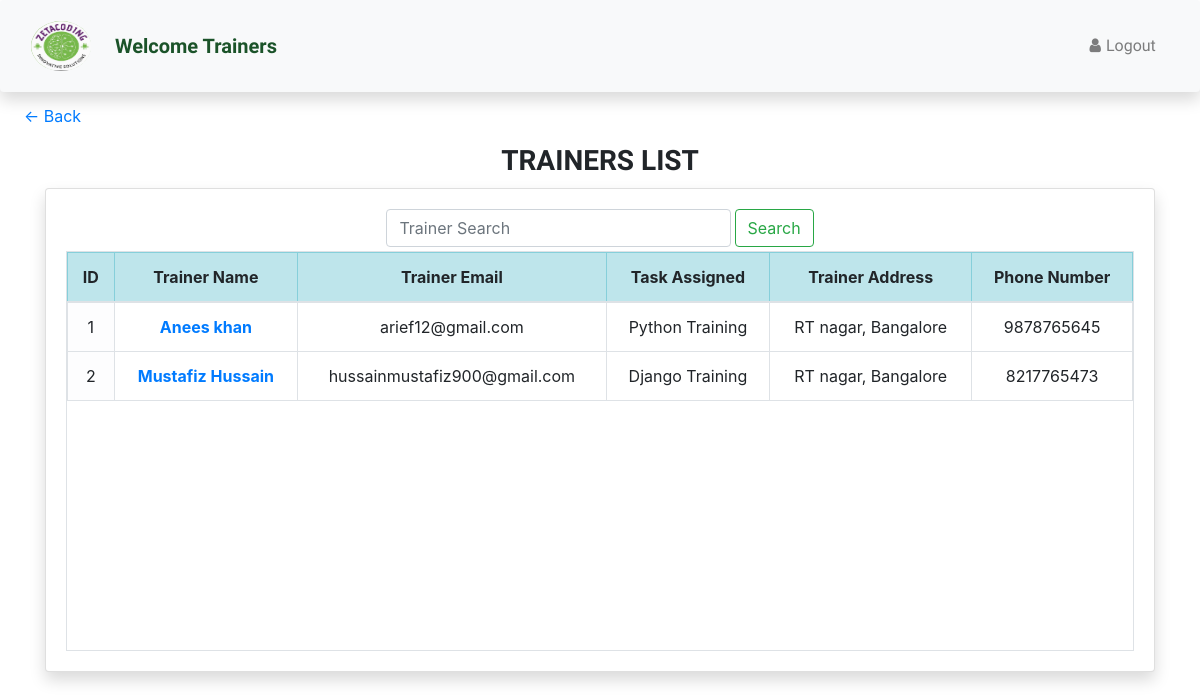
/Trainer/Trdetails, run on the app's committed database.
### Admin/models.py (models this page shows, shortened)
class Trainer_detail(models.Model):                      # For Trainer work details
    Tr_id = models.ForeignKey(Trainer_profile,on_delete=models.CASCADE,primary_key=True,default=1)
    task_assigned = models.CharField(max_length=80)
    task_completed = models.CharField(max_length=80)
    task_assgn_date = models.DateTimeField(blank=True)
    task_complete_date = models.DateTimeField(blank=True)
    tr_batch = models.IntegerField()

class Trainer_profile(models.Model):                     # For Trainer personal details
    tr_id = models.AutoField(primary_key=True,default=None)
    tr_name = models.CharField(max_length=50)
    tr_email = models.CharField(max_length=50)
    tr_address = models.CharField(max_length=100)
    tr_phone = models.IntegerField()

### Trainer/views.py (the view)
# urls.py: path('Trdetails',views.trainerdetails,name="Trainerdetails"),
def trainerdetails(request):
    Trdetail = Trainer_detail.objects.all()
    contents = {'Trdetail':Trdetail}
    return render(request,'Trdetails.html',contents)

### Trainer/templates/Trdetails.html (shortened to what this page needs)
{% extends 'Trainerbasic.html' %}
{% load static %}
{% block body %}
<p style="margin-top: 1%; margin-left: 2%;"><a href="Tdashboard">&#8592; Back</a></p>
<div class="container ml-6">
    <h3 class="text-center mt-0" style="margin: 10px; font-family: Aldrich, sans-serif; font-weight: bold;">TRAINERS LIST</h3>
    <div class="card shadow">
        <div class="card-body">
            <form class="d-flex mb-1" method="POST" action="Trsearch" style="margin-left: 30%; margin-right: 30%;">{% csrf_token %}
                <input class="form-control me-2 mr-1" type="search" placeholder="Trainer Search" aria-label="Search" name="trsearch">
                <button class="btn btn-outline-success" type="submit">Search</button>
            </form>
            <div class="table-responsive table-bordered text-center scrollable">
                <table class="table table-bordered">
                    <thead>
                        <tr class="table-info">
                            <th>ID</th>
                            <th>Trainer&nbsp;Name</th>
                            <th>Trainer Email</th>
                            <th>Task&nbsp;Assigned</th>
                            <th>Trainer&nbsp;Address</th>
                            <th>Phone&nbsp;Number</th>
                        </tr>
                    </thead>
                    <tbody>
                     {% for profile in Trdetail %}
                        <tr><td class="table-light">{{profile.Tr_id.tr_id}}</td>
                            <td><a href="{{profile.Tr_id.tr_id}}/Trdata/" style="text-decoration: none;" ><b>{{profile.Tr_id.tr_name}}</b></a></td>
                            <td>{{profile.Tr_id.tr_email}}</td>
                            <td>{{profile.task_assigned}}</td>
                            <td>{{profile.Tr_id.tr_address}}</td>
                            <td>{{profile.Tr_id.tr_phone}}</td>
                        </tr>
                    {% endfor %}
                    </tbody>
                </table>
            </div>
        </div>
    </div>
</div>
{% endblock body %}

### Trainer/templates/Trainerbasic.html (style rules this page uses)
.scrollable { height: 400px; overflow-y: scroll; }

### data on the page
Trainer_detail: Tr_id.tr_id "1", Tr_id.tr_name "Anees khan", Tr_id.tr_email "arief12@gmail.com", task_assigned "Python Training", Tr_id.tr_address "RT nagar, Bangalore", Tr_id.tr_phone "9878765645"
Trainer_detail: Tr_id.tr_id "2", Tr_id.tr_name "Mustafiz Hussain", Tr_id.tr_email "hussainmustafiz900@gmail.com", task_assigned "Django Training", Tr_id.tr_address "RT nagar, Bangalore", Tr_id.tr_phone "8217765473"
